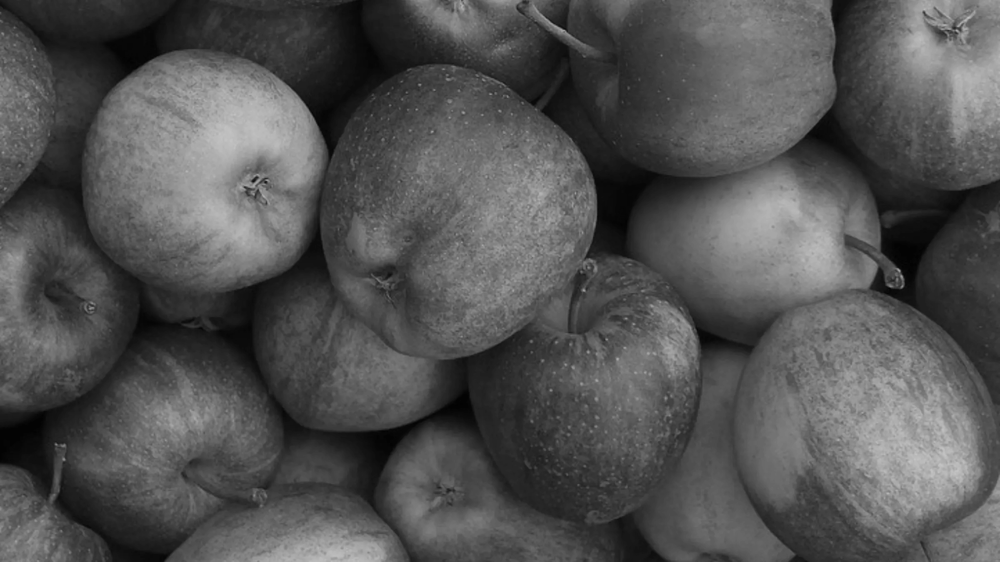
#> input picture TP6/fimf_r1.png, 1000 x 562 px, shrunk from 2400 x 1350 before the run; its folder holds only this picture in this run
$ python SobelxFIMF.py fimf_r1.png   (older library calls are emulated)
#> lines starting #> are read from the running program, lines starting #| are printed output that depends on the picture
# filename: fimf_sobel_pipeline.py
import os
import time
import argparse
import numpy as np
import cv2

# ========= FIMF-like (identique aux versions précédentes) =========
def _as_uint8(img):
    orig_dtype = img.dtype
    img_min, img_max = img.min(), img.max()
    if img_max == img_min:
        scale = 1.0
        img_u8 = np.zeros_like(img, dtype=np.uint8)
    else:
        scale = 255.0 / float(img_max - img_min)
        img_u8 = np.clip((img - img_min) * scale, 0, 255).astype(np.uint8)
    return img_u8, orig_dtype, img_min, img_max, scale

def _from_uint8(img_u8, orig_dtype, img_min, img_max, scale):
    if np.issubdtype(orig_dtype, np.integer) and orig_dtype != np.uint8:
        inv = img_u8.astype(np.float32) / 255.0
        out = (inv * (img_max - img_min) + img_min).round().astype(orig_dtype)
    elif np.issubdtype(orig_dtype, np.floating):
        inv = img_u8.astype(np.float32) / 255.0
        out = (inv * (img_max - img_min) + img_min).astype(orig_dtype)
    else:
        out = img_u8
    return out

def fimf(image, radius=2):
    """
    Fast Isotropic Median Filter (FIMF-like).
    - radius=1 ~ noyau 3x3 circulaire
    - radius=2 ~ noyau 5x5 circulaire
    """
    if radius < 0:
        raise ValueError("radius doit être >= 0")
    img = np.asarray(image)
    if img.ndim == 2:
        return _fimf_single(img, radius)
    elif img.ndim == 3 and img.shape[2] in (3, 4):
        chans = []
        for c in range(img.shape[2]):
            chans.append(_fimf_single(img[..., c], radius))
        return np.stack(chans, axis=2)
    else:
        raise ValueError("Image doit être 2D (gris) ou 3D (H,W,C).")

def _fimf_single(gray, radius):
    if radius == 0:
        return gray.copy()

    t0 = time.perf_counter()
    # Prépare uint8 pour chemins rapides
    img_u8, orig_dtype, img_min, img_max, scale = _as_uint8(gray.astype(np.float32))

    # 1) scikit-image (noyau circulaire, rapide)
    try:
        from skimage.morphology import disk
        from skimage.filters.rank import median as rank_median
        fp = disk(radius)
        out_u8 = rank_median(img_u8, footprint=fp, mode='reflect')
        out = _from_uint8(out_u8, orig_dtype, img_min, img_max, scale)
        print(f"[FIMF] skimage.rank.median (radius={radius}) en {time.perf_counter()-t0:.3f}s")
        return out
    except Exception:
        pass

    # 2) OpenCV medianBlur (fenêtre carrée — approximation)
    try:
        ksize = int(2*radius + 1)
        # OpenCV exige un impair >= 3
        if ksize < 3:
            ksize = 3
        if ksize % 2 == 0:
            ksize += 1
        out_u8 = cv2.medianBlur(img_u8, ksize)
        out = _from_uint8(out_u8, orig_dtype, img_min, img_max, scale)
        print(f"[FIMF] cv2.medianBlur (ksize={ksize}) en {time.perf_counter()-t0:.3f}s")
        return out
    except Exception:
        pass

    # 3) Fallback NumPy circulaire (vectorisé)
    out = circular_median_numpy(gray, radius)
    print(f"[FIMF] fallback NumPy vectorisé (radius={radius}) en {time.perf_counter()-t0:.3f}s")
    return out

def circular_median_numpy(gray, radius):
    """Médiane isotrope avec masque circulaire, padding miroir, vectorisée."""
    from numpy.lib.stride_tricks import sliding_window_view
    r = int(radius)
    if r == 0:
        return gray.copy()

    # Masque circulaire
    y, x = np.ogrid[-r:r+1, -r:r+1]
    mask = (x*x + y*y) <= (r*r)
    sel = mask.ravel()

    # Padding + fenêtres glissantes
    pad = np.pad(gray, r, mode='reflect')
    win = sliding_window_view(pad, (2*r+1, 2*r+1))  # shape: (H, W, K, K)
    H, W = win.shape[:2]
    flat = win.reshape(H, W, -1)[..., sel]         # (H, W, nb_points_cercle)

    # Médiane par pixel
    out = np.median(flat, axis=2)
    return out.astype(gray.dtype, copy=False)

# ========= Pipeline FIMF + SOBEL =========
def sobel_magnitude(gray, ksize=3):
    # gradient X & Y
    gx = cv2.Sobel(gray, cv2.CV_64F, 1, 0, ksize=ksize)
    gy = cv2.Sobel(gray, cv2.CV_64F, 0, 1, ksize=ksize)
    mag = cv2.magnitude(gx, gy)
    # normalisation 0..255
    maxv = mag.max()
    if maxv > 0:
        mag = (mag * (255.0 / maxv)).astype(np.uint8)
    else:
        mag = np.zeros_like(gray, dtype=np.uint8)
    return mag, gx, gy

def main():
    ap = argparse.ArgumentParser(description="Pipeline FIMF (lissage isotrope) + Sobel (accentuation de contours).")
    ap.add_argument("image", nargs="?", default=None, help="Chemin de l'image d'entrée (laisser vide pour une démo synthétique)")
    ap.add_argument("--radius", type=int, default=1, help="Radius FIMF (1~3x3, 2~5x5, 3~7x7). Defaut=1")
    ap.add_argument("--sobel-ksize", type=int, default=3, help="Taille du noyau Sobel (3,5,7). Defaut=3")
    ap.add_argument("--outdir", default="TP6", help="Dossier de sortie. Defaut=TP6")
    args = ap.parse_args()

    os.makedirs(args.outdir, exist_ok=True)

    # Charge l'image si fournie, sinon crée une image de démonstration
    if args.image is not None:
        img = cv2.imread(args.image, cv2.IMREAD_GRAYSCALE)
#> img is the input picture: shape (562, 1000); min 2, max 195, mean 83
        if img is None:
            raise FileNotFoundError(f"Impossible de lire: {args.image}")
        input_desc = f"file:{args.image}"
    else:
        H, W = 256, 256
        # Démo: gradient + formes pour tester le lissage et les contours
        img = np.tile(np.linspace(0, 255, W, dtype=np.uint8), (H, 1))
        cv2.circle(img, (W//2, H//2), 60, 180, -1)
        cv2.rectangle(img, (30, 30), (100, 100), 80, -1)
        cv2.putText(img, "DEMO", (70, 220), cv2.FONT_HERSHEY_SIMPLEX, 0.8, 200, 2, cv2.LINE_AA)
        input_desc = "image"
        cv2.imwrite(os.path.join(args.outdir, "image.png"), img)

    # 1) FIMF
    t0 = time.perf_counter()
    smoothed = fimf(img, radius=args.radius)
#> in _as_uint8, `img_min, img_max = img.min(), img.max()`: img_min = 2; img_max = 195
#> in _as_uint8, `scale = 255.0 / float(img_max - img_min)`: scale = 1.32
#> in _as_uint8, `img_u8 = np.clip((img - img_min) * scale, 0, 255).astype(np.uint8)`:
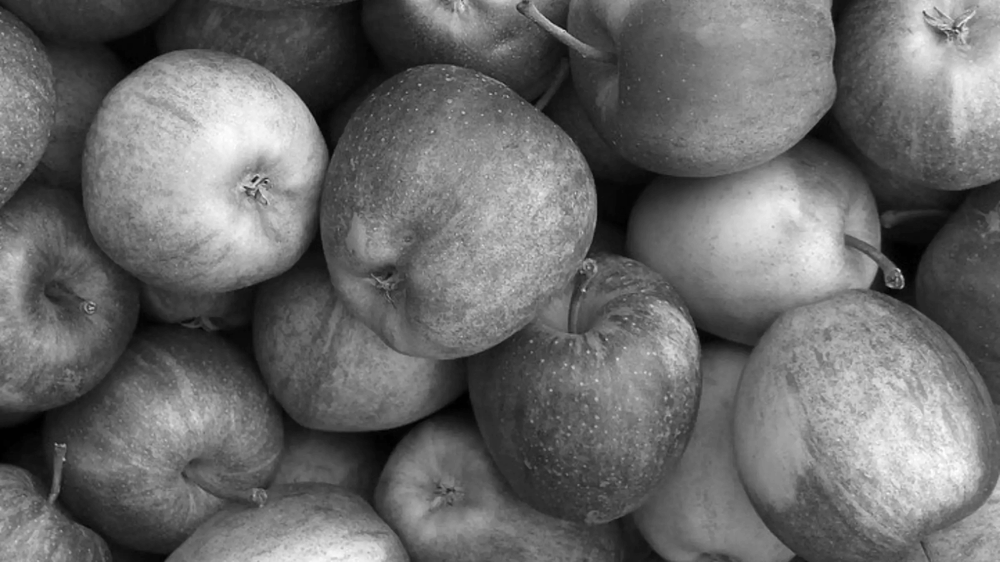
#> img_u8: shape (562, 1000); min 0, max 255, mean 106.5
#> in _fimf_single, `img_u8, orig_dtype, img_min, img_max, scale = _as_uint8(gray.astype(np..`: img_min = 2; img_max = 195; scale = 1.32
    t_fimf = time.perf_counter() - t0
    cv2.imwrite(os.path.join(args.outdir, f"fimf_r{args.radius}.png"), smoothed)

    # 2) SOBEL sur l'image lissée
    t1 = time.perf_counter()
    mag, gx, gy = sobel_magnitude(smoothed, ksize=args.sobel_ksize)
#> in sobel_magnitude, `gx = cv2.Sobel(gray, cv2.CV_64F, 1, 0, ksize=ksize)`:
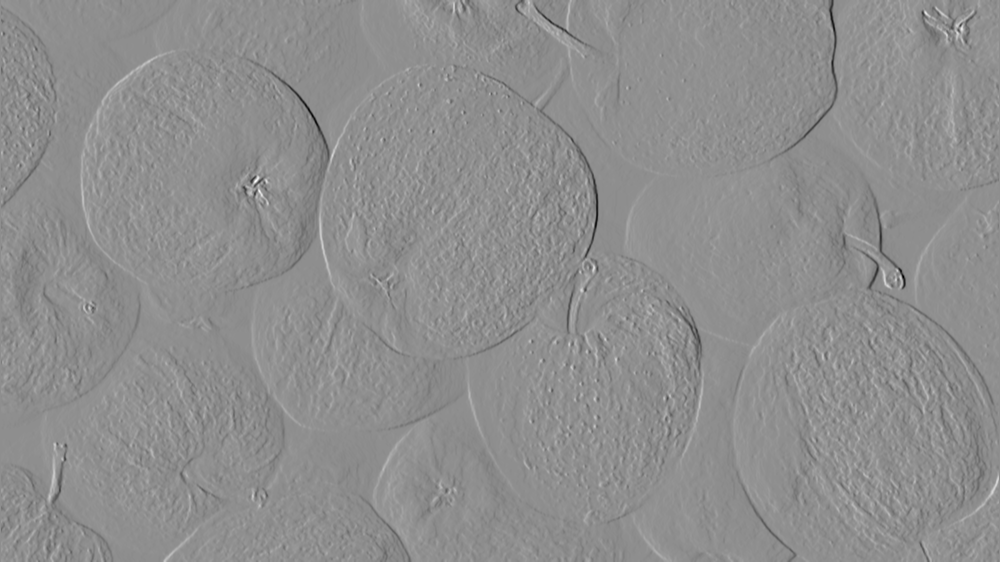
#> gx: shape (562, 1000) float64; min -386.8, max 305, mean 0.1; drawn with min black and max white
#> in sobel_magnitude, `gy = cv2.Sobel(gray, cv2.CV_64F, 0, 1, ksize=ksize)`:
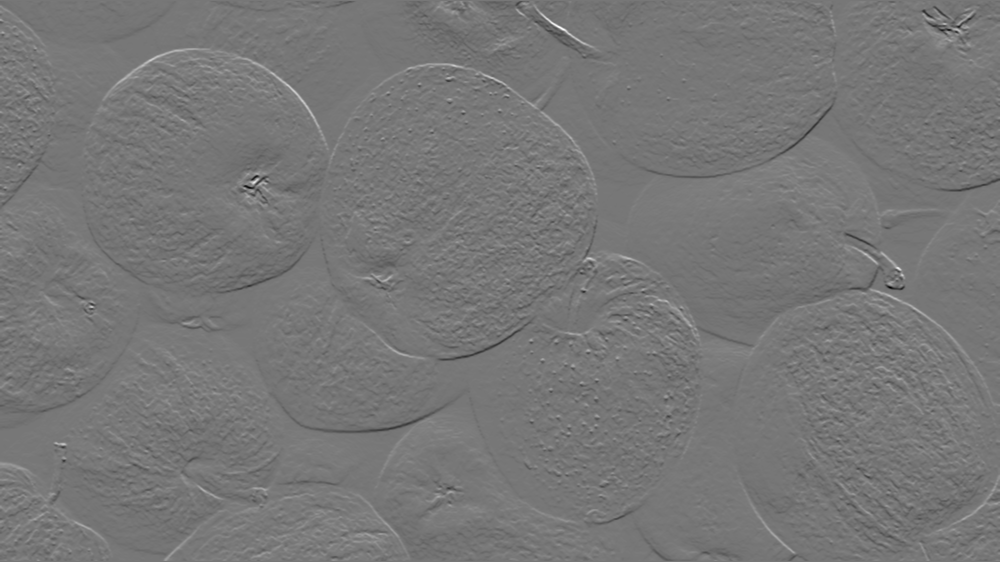
#> gy: shape (562, 1000) float64; min -354.2, max 402.7, mean 0.1; drawn with min black and max white
#> in sobel_magnitude, `mag = cv2.magnitude(gx, gy)`:
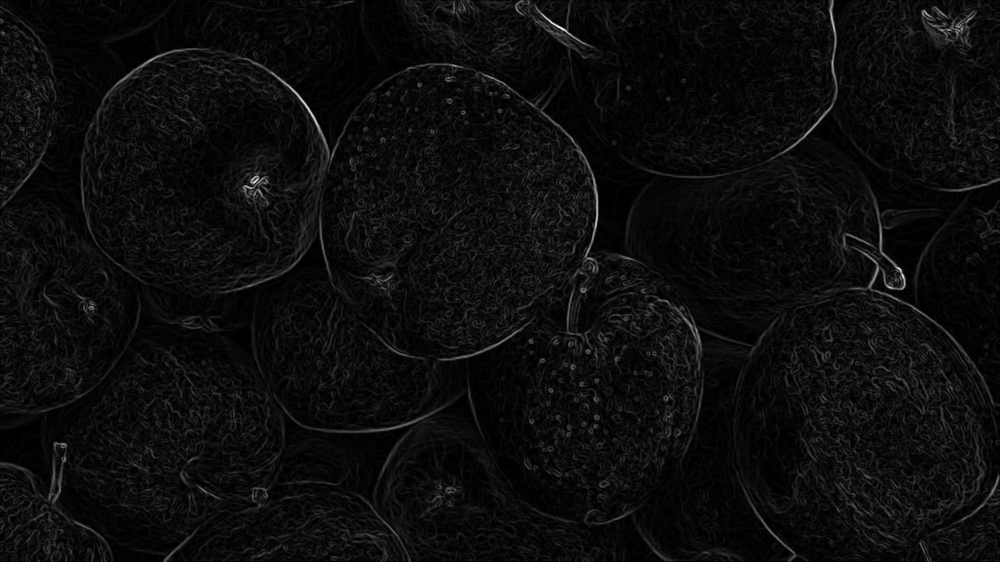
#> mag: shape (562, 1000) float64; min 0, max 452, mean 22.7; drawn with min black and max white
#> in sobel_magnitude, `maxv = mag.max()`: maxv = 452
    t_sobel = time.perf_counter() - t1

    # Sauvegardes
    cv2.imwrite(os.path.join(args.outdir, f"sobel_mag_r{args.radius}_k{args.sobel_ksize}.png"), mag)

    # Optionnel: garder gx/gy pour analyse (visualisation en uint8)
    gx_abs = np.abs(gx)
    gy_abs = np.abs(gy)
    gx_max = gx_abs.max()
#> gx_max = 386.8
    gy_max = gy_abs.max()
#> gy_max = 402.7
    if gx_max > 0:
        gx_viz = (gx_abs * (255.0 / gx_max)).astype(np.uint8)
    else:
        gx_viz = np.zeros_like(img, dtype=np.uint8)
    if gy_max > 0:
        gy_viz = (gy_abs * (255.0 / gy_max)).astype(np.uint8)
    else:
        gy_viz = np.zeros_like(img, dtype=np.uint8)

    cv2.imwrite(os.path.join(args.outdir, f"sobel_gx_r{args.radius}_k{args.sobel_ksize}.png"), gx_viz)
    cv2.imwrite(os.path.join(args.outdir, f"sobel_gy_r{args.radius}_k{args.sobel_ksize}.png"), gy_viz)

    print(f"[OK] Entrée: {input_desc}")
    print(f"[OK] Sorties -> {args.outdir}/")
    print(f"    FIMF radius={args.radius}: {t_fimf:.3f}s")
    print(f"    Sobel ksize={args.sobel_ksize}: {t_sobel:.3f}s")

if __name__ == "__main__":
    main()
